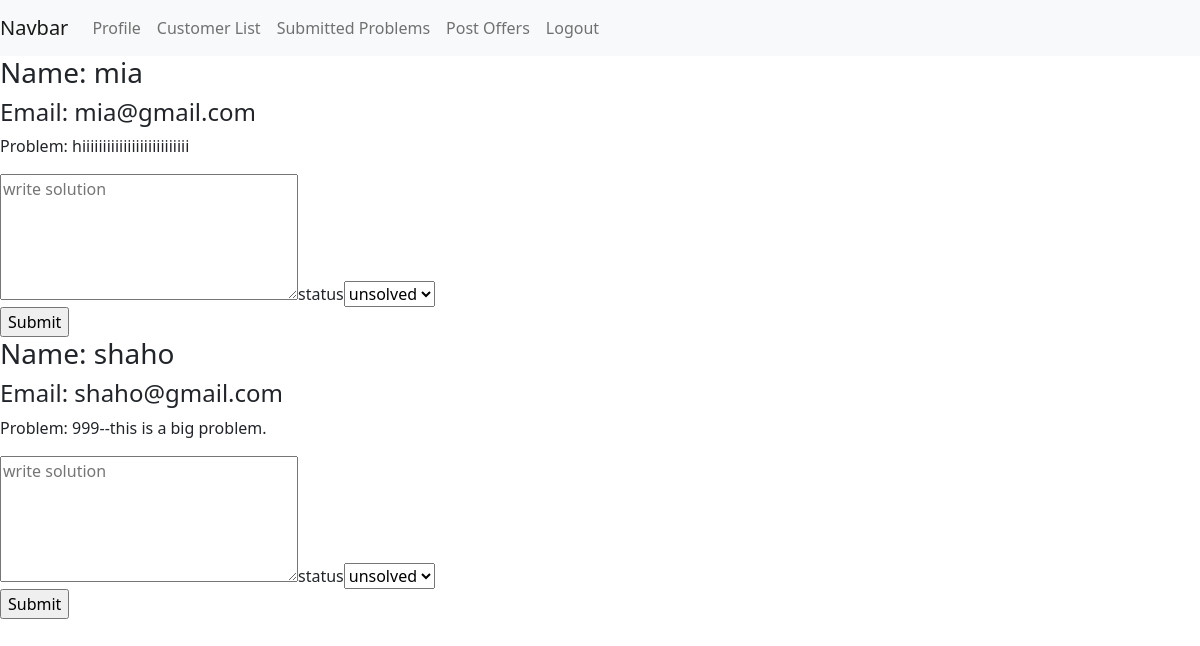
Screenshot of /submitted_prob.php with the database file from the repository.
### tables this page shows
CREATE TABLE `problem_submit` (
  `problem` varchar(255) NOT NULL,
  `probId` int(11) NOT NULL,
  `solution` varchar(500) DEFAULT NULL,
  `status` varchar(15) DEFAULT NULL,
  `emp_id` int(11) NOT NULL,
  `userId` int(11) DEFAULT NULL,
  `ad_id` int(11) DEFAULT NULL
);

CREATE TABLE `users` (
  `userId` int(11) NOT NULL,
  `username` varchar(255) NOT NULL,
  `email` varchar(255) NOT NULL,
  `password` varchar(255) NOT NULL,
  `phone` varchar(11) DEFAULT NULL,
  `address` varchar(100) DEFAULT NULL
);

### submitted_prob.php (the view, shortened to what this page needs)
<?php
include 'config.php';
?>
<!DOCTYPE html>
<html lang="en">
<head>
    <link href="https://cdn.jsdelivr.net/npm/bootstrap@5.0.0-beta1/dist/css/bootstrap.min.css" rel="stylesheet">
</head>
<body>
<nav class="navbar navbar-expand-lg navbar-light bg-light">
  <a class="navbar-brand" href="#">Navbar</a>
  <div class="collapse navbar-collapse" id="navbarSupportedContent">
    <ul class="navbar-nav mr-auto">
    <li class="nav-item active">
        <a class="nav-link" href="wel_admin.php">Profile </a>
      </li>
    <li class="nav-item">
        <a class="nav-link" href="customer_list.php">Customer List</a>
      </li>
      <li class="nav-item">
        <a class="nav-link" href="submitted_prob.php">Submitted Problems</a>
      </li>
      <li class="nav-item">
        <a class="nav-link" href="offer_post.php">Post Offers</a>
      </li>
      <li class="nav-item">
        <a class="nav-link" href="logout.php">Logout</a></a>
      </li>
    </ul>
  </div>
</nav>
<?php
$sql = "SELECT userId,probId,problem FROM problem_submit WHERE status='unsolved'";
$result = mysqli_query($conn, $sql);
if (mysqli_num_rows($result) > 0) {
    while($row = mysqli_fetch_assoc($result)) {
    $sql = "SELECT username,email FROM users WHERE userId=$row[userId]";
    $result2 = mysqli_query($conn, $sql);
    if (mysqli_num_rows($result2) > 0) {
        $row2 = mysqli_fetch_assoc($result2);
        echo "<tr>";
			echo "<h3>Name: " . $row2['username'] ."</h3>";
            echo "<h4>Email: " . $row2['email'] ."</h4>";
            echo "<p>Problem: " . $row['problem'] ."</p>";
            echo "<form action='' method='post'>";
            echo "<textarea name='solution' rows='5' cols='30' placeholder='write solution'></textarea>";
            echo "<label for='status'>" . "status" ."</label>";
            echo "<select name='status' id='status'>";
            echo "<option value='unsolved'>" . 'unsolved' ."</option>";
            echo "</select></br>";
            echo "<input type='submit' name='submit'>";
            echo "</form>";
    }
    else{
        echo "username error";
    }
}
}
?>

### rows the page displays
problem_submit: userId.username "mia", userId.email "mia@gmail.com", problem "hiiiiiiiiiiiiiiiiiiiiiiiiii"
problem_submit: userId.username "shaho", userId.email "shaho@gmail.com", problem "999--this is a big problem."
